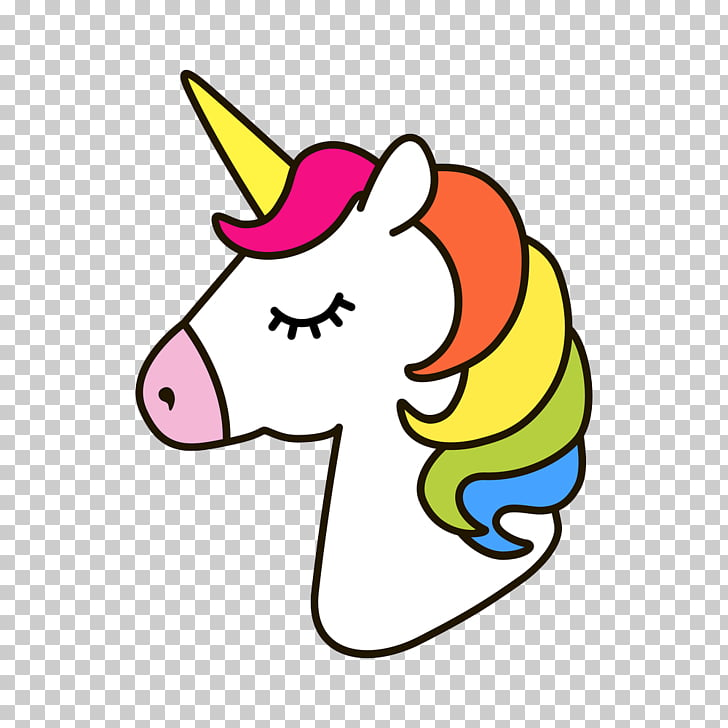
#> input picture data/unicorn-horse-drawing-clip-art-unicorn.jpg, 728 x 728 px, found by its file name
$ jupyter execute --allow-errors Tarea_01.ipynb
#> lines starting #> are read from the running program, lines starting #| are printed output that depends on the picture
[cell 1]
import numpy as np
import pandas as pd

import matplotlib.pyplot as plt
from PIL import Image

from sklearn.decomposition import PCA
import matplotlib.pyplot as plt
from sklearn.datasets import make_s_curve
from mpl_toolkits.mplot3d import Axes3D

from sklearn.manifold import TSNE
from sklearn.datasets import load_digits

### Tarea 1 Reducción de Dimensionalidad

##### Fecha de entrega: subir la tarea a su repositorio de github antes del lunes 26 de octubre de 2020.

 1. Elije una imagen de tu elección y aplica SVD para reducir dimensionalidad

	a) Considerando que tu imagen está representada en una matriz de dimensión nxm y rank = r, elije k < r de tal forma que la matriz que se obtiene con la descompisción SVD tenga rango k y que se cumpla que:
$$\frac{\parallel A_{r} - B_{k}\parallel_{F}}{\parallel A_{r} \parallel_{F}} \leq 0.1$$

	donde $\parallel \cdot \parallel_{F}$ representa la norma de Frobenius y  se calcula de la siguiente manera:
$\parallel X \parallel_{F} = ( \displaystyle \sum_{i=1}^{n}\sum_{j=1}^{m}x_{ij}^{2}) ^{\frac{1}{2}}$ es decir, es la raíz de la suma de todos los elementos al cuadrado de la matriz.

	b) Graficar la matriz de la imagen original y la matriz con rank = k

[cell 2]
imagen = Image.open('../data/unicorn-horse-drawing-clip-art-unicorn.jpg')
#> imagen is the input picture: PIL image 728x728 RGB; mean R, G, B 221.2, 214.5, 208.4
imagen_gris = imagen.convert('LA')
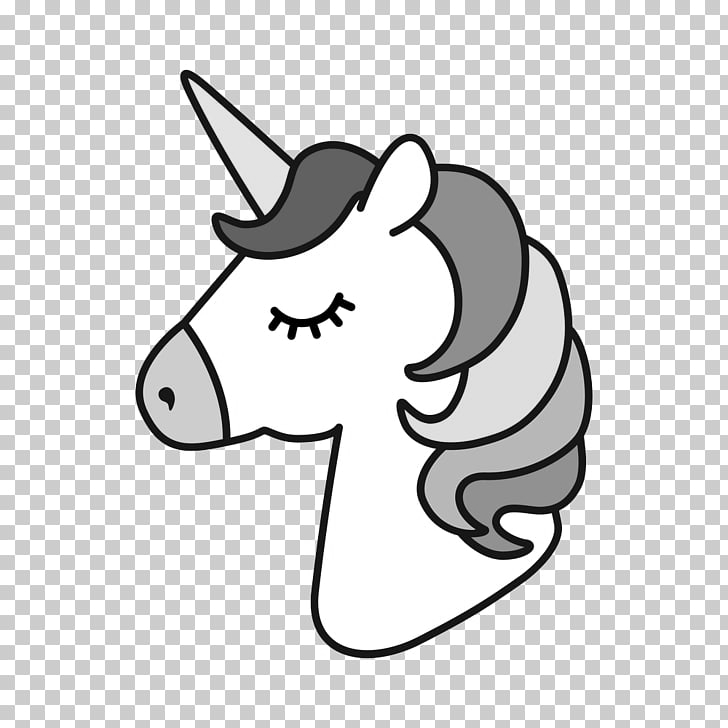
#> imagen_gris: PIL image 728x728 LA; mean R, G, B, A 215.8, 215.8, 215.8, 255

[cell 3]
## Convertir la imagen a una matriz

imagen_mat = np.array(list(imagen_gris.getdata(band=0)), float)
imagen_mat.shape = (imagen_gris.size[1], imagen_gris.size[0])
imagen_mat = np.matrix(imagen_mat)

plt.imshow(imagen_mat, cmap='gray')

[cell 4]
imagen_mat.shape
#> Out = (728, 728)

[cell 5]
U, Sigma, Vt = np.linalg.svd(imagen_mat, full_matrices=False)
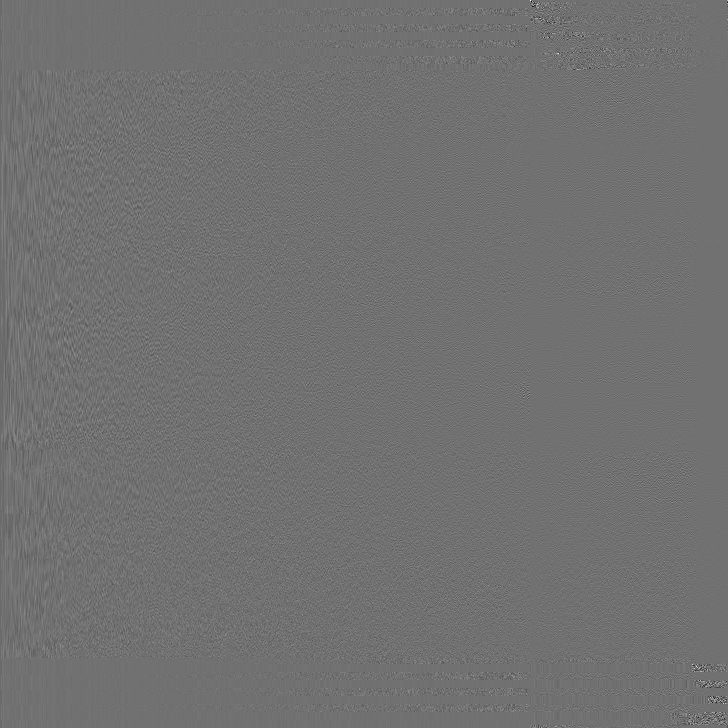
#> U: shape (728, 728) float64; min -0.702, max 0.876, mean -4.89e-05; drawn with min black and max white
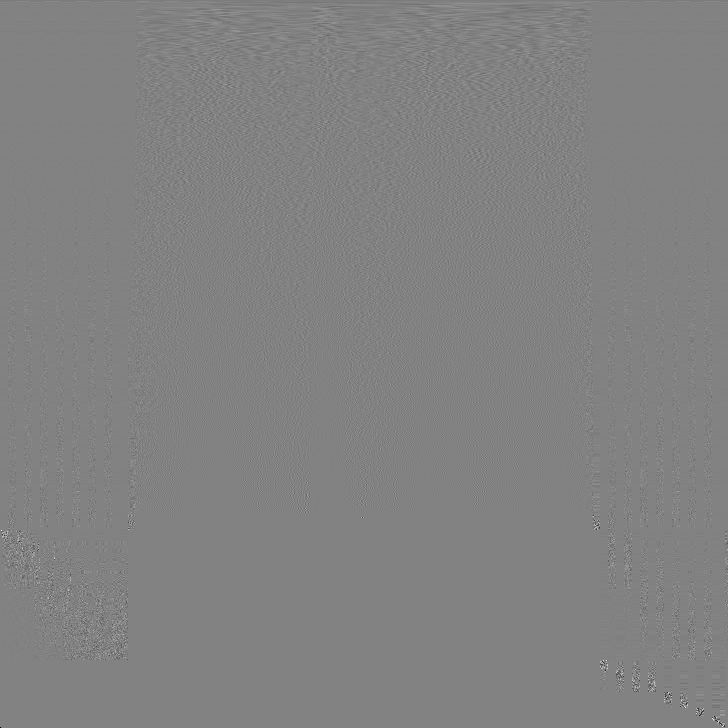
#> Vt: shape (728, 728) float64; min -0.983, max 0.944, mean -4.72e-05; drawn with min black and max white
#> Sigma = 728 values, max 157806.6 at index 0, min 1.13e-11 at index 727, mean 684

[cell 6]
j = 25
matriz_equivalente = np.matrix(U[:, :j]) * np.diag(Sigma[:j]) * np.matrix(Vt[:j, :])
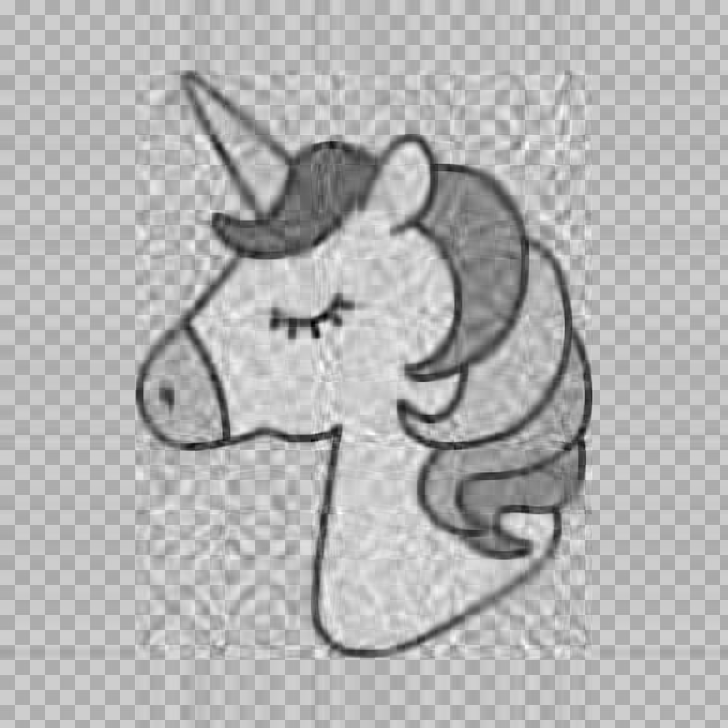
#> matriz_equivalente: shape (728, 728) float64; min -72.53, max 336.6, mean 215.8; drawn with min black and max white
plt.imshow(matriz_equivalente, cmap='gray')

[cell 7]
np.linalg.norm(matriz_equivalente-imagen_mat)/np.linalg.norm(imagen_mat) <= .1
#> Out = True

2. A la misma imagen del ejercicio 1, aplicar PCA

	a) Conservar k componentes principales de tal forma que expliquen al menos el 80% de la varianza total.

[cell 8]
def PCA_from_SVD(A):
    """
    Función para PCA a partir de la SVD de numpy
    params: A			matriz de datos
    return: valores_singulares	Los valores singulares de la descomposición SVD
	    componentes		Los coeficientes para calcular los componentes principales
	    Z			Los datos transformados (componentes principales)
	    varianza_explicada	La varianza explicada por cada componente principal
    """

    # Centrar los datos
    A = np.array(A) # convertir los datos a un numpy array por si vienen de un DataFrame
    A_centered = A - A.mean(axis=0)
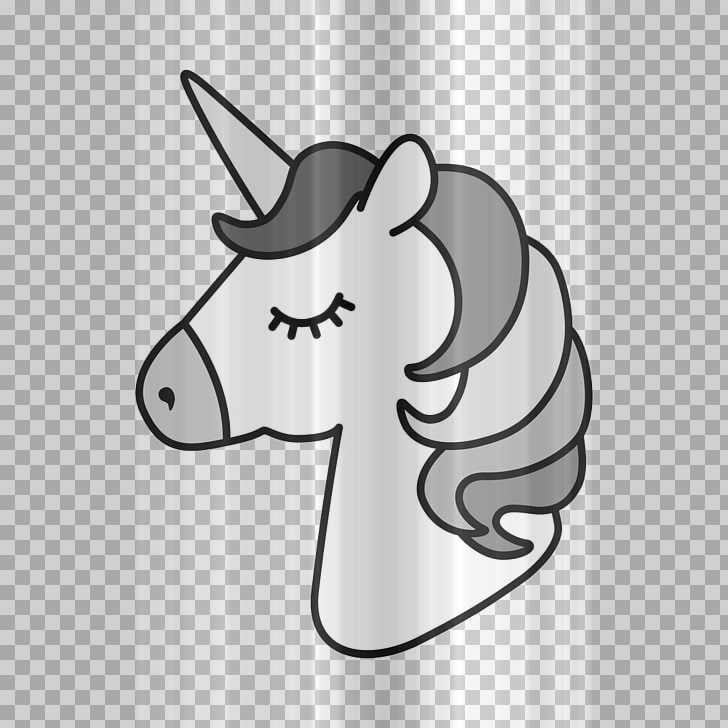
#> A_centered: shape (728, 728) float64; min -238.6, max 83.84, mean 0; drawn with min black and max white

    # Calcular SVD
    U, S, Vt = np.linalg.svd(A_centered, full_matrices=False)
#> S = 728 values, max 15356.3 at index 0, min 2.46e-13 at index 727, mean 472.3

    # Los valores singulares
    valores_singulares = S
#> valores_singulares has the same summary as S

    # Los componentes (coeficientes)
    componentes = ((Vt.T))

    # Los datos transformados (componentes principales)
    Z = A_centered@np.transpose(Vt)

    # La varianza explicada
    varianza_explicada = S**2/np.sum(S**2)
#> varianza_explicada = 728 values, max 0.15 at index 0, min 3.88e-35 at index 727, mean 0.00137


    # regresar 4 objetos
    return valores_singulares, componentes.T, Z, varianza_explicada

[cell 9]
# Ejecutar función
valores_singulares, coeficientes, Z, varianza_explicada = PCA_from_SVD(imagen_mat)
#> valores_singulares has the same summary as S in PCA_from_SVD

[cell 10]
valores_singulares
#> Out has the same summary as S in PCA_from_SVD

[cell 11]
coeficientes

[cell 12]
Z

[cell 13]
plt.imshow(Z, cmap='gray')

[cell 14]
varianza_explicada
#> Out has the same summary as varianza_explicada in PCA_from_SVD
